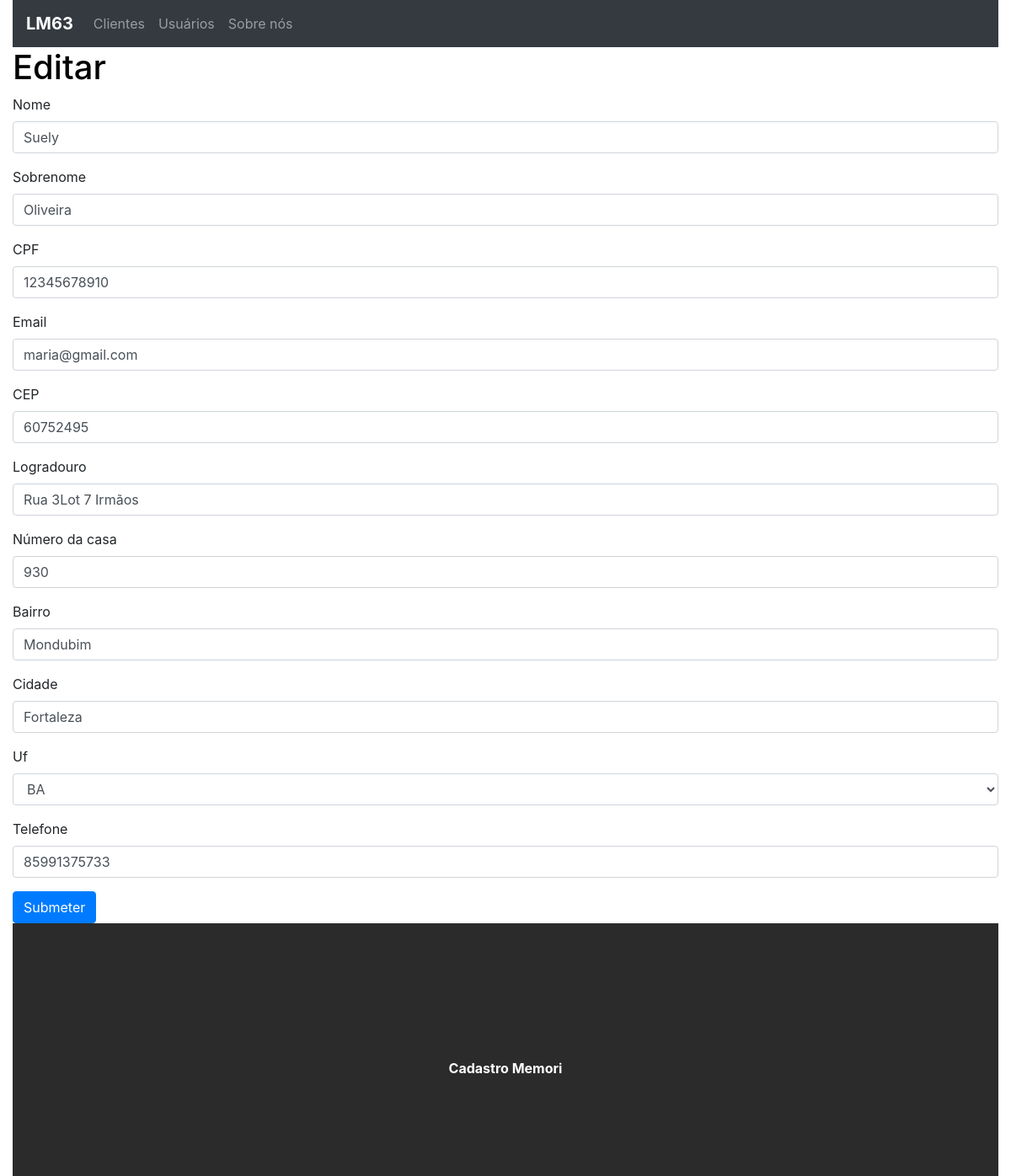
Screenshot of /update/2 with the database file from the repository.
### crud/models.py (models this page shows, shortened)
class Base(models.Model):
    criacao = models.DateField('Criado', auto_now_add=True)
    alteracao = models.DateTimeField('Alterado', auto_now=True)
    ativo = models.BooleanField('Ativo?', default=True)
    class Meta:
        abstract = True

class CadastroCliente(Base):
    nome = models.CharField('Nome', max_length=20)
    sobrenome = models.CharField('Sobrenome', max_length=20)
    cpf = models.CharField('CPF', max_length=11)
    email = models.EmailField('Email', max_length=100)
    cep = models.DecimalField('CEP', max_digits=8, decimal_places=0)
    logradouro = models.CharField('Logradouro', max_length=100)
    numero = models.IntegerField('Número da casa')
    bairro = models.CharField('Bairro', max_length=50)
    cidade = models.CharField('Cidade', max_length=30)
    uf = models.CharField(max_length=2, choices=SIGLAS)
    telefone = models.DecimalField('Telefone', max_digits=11, decimal_places=0)

### crud/views.py (the view)
# urls.py: path('update/<int:id>', views.update, name='update'),
def update(request, id):
    cliente = CadastroCliente.objects.get(id=id)
    form = CadastroModelForm(instance=cliente)
    context = {
        'cliente': cliente,
        'form': form,
    }
    if str(request.method)=='POST':
        form = CadastroModelForm(request.POST, instance=cliente)
        if form.is_valid():
            form.save()
            return redirect('/')
        else:
            return render(request, 'tasks/update.html', context)
    else:
        return render(request, 'tasks/update.html', context)

### crud/forms.py
class CadastroModelForm(forms.ModelForm):
    class Meta:
        model = CadastroCliente
        fields = ['nome', 'sobrenome', 'cpf', 'email', 'cep', 'logradouro', 'numero', 'bairro', 'cidade', 'uf', 'telefone']

### crud/templates/tasks/update.html (shortened to what this page needs)
{% extends 'base.html' %}
{% load bootstrap4 %}
{% block content %}
<h1>Editar</h1>
<form method="POST" class="form" autocomplete="off" enctype="multipart/form-data">
{% bootstrap_form form %}
{% buttons %}
    <button type="submit" class="btn btn-primary">Submeter</button>
{% endbuttons %}
</form>
{% endblock %}

### crud/static/css/styles.css (style rules this page uses)
h1 { color: rgb(0, 0, 0); }

### rows the page displays
CadastroCliente: nome "Suely", sobrenome "Oliveira", cpf "12345678910", email "maria@gmail.com", cep "60752495", logradouro "Rua 3Lot 7 Irmãos", numero "930", bairro "Mondubim", cidade "Fortaleza", uf "BA", telefone "85991375733"
